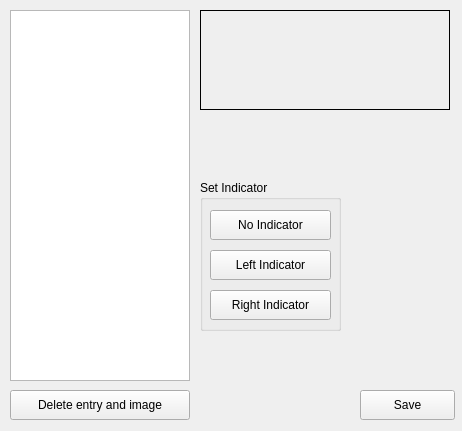
<?xml version="1.0" encoding="UTF-8"?>
<ui version="4.0">
 <class>MainWindow</class>
 <widget class="QWidget" name="MainWindow">
  <property name="geometry">
   <rect>
    <x>0</x>
    <y>0</y>
    <width>462</width>
    <height>431</height>
   </rect>
  </property>
  <property name="windowTitle">
   <string>Sequence</string>
  </property>
  <widget class="QListView" name="list_images">
   <property name="geometry">
    <rect>
     <x>10</x>
     <y>10</y>
     <width>180</width>
     <height>371</height>
    </rect>
   </property>
  </widget>
  <widget class="QPushButton" name="b_delete">
   <property name="geometry">
    <rect>
     <x>10</x>
     <y>390</y>
     <width>180</width>
     <height>30</height>
    </rect>
   </property>
   <property name="text">
    <string>Delete entry and image</string>
   </property>
  </widget>
  <widget class="QLabel" name="captured_image">
   <property name="geometry">
    <rect>
     <x>200</x>
     <y>10</y>
     <width>250</width>
     <height>100</height>
    </rect>
   </property>
   <property name="frameShape">
    <enum>QFrame::Box</enum>
   </property>
   <property name="text">
    <string/>
   </property>
  </widget>
  <widget class="QPushButton" name="b_save">
   <property name="geometry">
    <rect>
     <x>360</x>
     <y>390</y>
     <width>95</width>
     <height>30</height>
    </rect>
   </property>
   <property name="text">
    <string>Save</string>
   </property>
  </widget>
  <widget class="QGroupBox" name="groupBox">
   <property name="geometry">
    <rect>
     <x>200</x>
     <y>180</y>
     <width>141</width>
     <height>151</height>
    </rect>
   </property>
   <property name="title">
    <string>Set Indicator</string>
   </property>
   <widget class="QPushButton" name="b_noIndicator">
    <property name="geometry">
     <rect>
      <x>10</x>
      <y>30</y>
      <width>121</width>
      <height>30</height>
     </rect>
    </property>
    <property name="text">
     <string>No Indicator</string>
    </property>
   </widget>
   <widget class="QPushButton" name="b_leftIndicator">
    <property name="geometry">
     <rect>
      <x>10</x>
      <y>70</y>
      <width>121</width>
      <height>30</height>
     </rect>
    </property>
    <property name="text">
     <string>Left Indicator</string>
    </property>
   </widget>
   <widget class="QPushButton" name="b_rightIndicator">
    <property name="geometry">
     <rect>
      <x>10</x>
      <y>110</y>
      <width>121</width>
      <height>30</height>
     </rect>
    </property>
    <property name="text">
     <string>Right Indicator</string>
    </property>
   </widget>
  </widget>
 </widget>
 <resources/>
 <connections/>
</ui>
